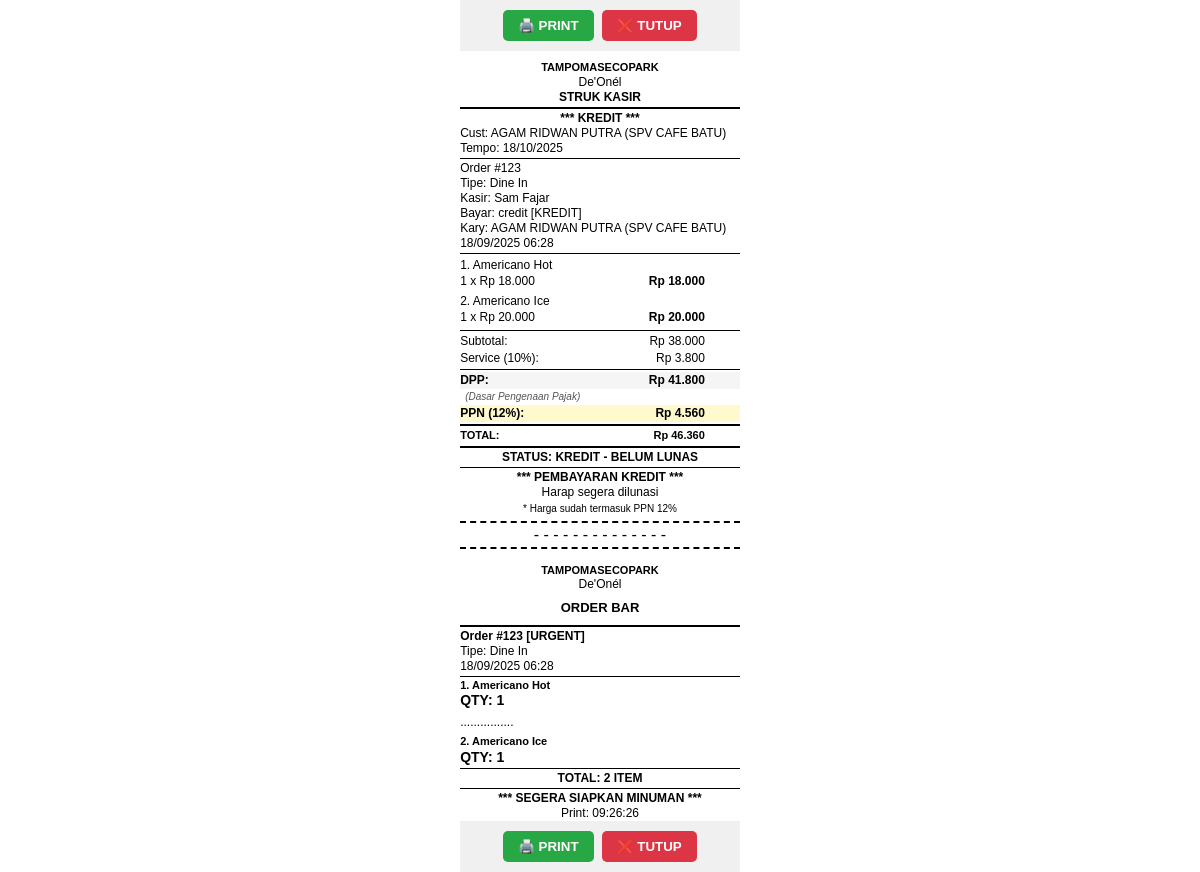
Page /receipt.php?id=123 (signed in) on the committed database.
### tables this page shows
CREATE TABLE `orders` (
  `id` int(11) NOT NULL AUTO_INCREMENT,
  `user_id` int(11) NOT NULL,
  `branch_id` int(11) NOT NULL,
  `total` int(11) NOT NULL,
  `payment_method` varchar(40) NOT NULL,
  `status` enum('pending','paid','cancelled','refunded','credit') DEFAULT 'pending',
  `created_at` timestamp NOT NULL DEFAULT current_timestamp(),
  `customer_name` varchar(120) DEFAULT NULL,
  `employee_id` int(11) DEFAULT NULL,
  `employee_name` varchar(120) DEFAULT NULL,
  `order_type` varchar(16) DEFAULT NULL,
  `table_no` varchar(32) DEFAULT NULL,
  `tax_percent` float DEFAULT NULL,
  `tax_value` int(11) DEFAULT 0,
  `service_percent` float DEFAULT NULL,
  `service_value` int(11) DEFAULT 0,
  `cash_given` int(11) DEFAULT NULL,
  `change_returned` decimal(15,2) DEFAULT NULL,
  `change_amount` int(11) DEFAULT NULL,
  PRIMARY KEY (`id`),
  KEY `idx_status` (`status`),
  KEY `idx_payment_method` (`payment_method`)
);

CREATE TABLE `branches` (
  `id` int(11) NOT NULL AUTO_INCREMENT,
  `name` varchar(120) NOT NULL,
  PRIMARY KEY (`id`)
);

CREATE TABLE `credits` (
  `id` int(11) NOT NULL AUTO_INCREMENT,
  `order_id` int(11) DEFAULT NULL,
  `employee_id` int(11) DEFAULT NULL,
  `employee_name` varchar(120) DEFAULT NULL,
  `customer_name` varchar(255) NOT NULL,
  `customer_phone` varchar(50) DEFAULT NULL,
  `total_amount` decimal(15,2) NOT NULL,
  `paid_amount` decimal(15,2) DEFAULT 0.00,
  `status` enum('unpaid','partial','paid','cancelled') DEFAULT 'unpaid',
  `branch_id` int(11) NOT NULL,
  `user_id` int(11) NOT NULL,
  `due_date` date DEFAULT NULL,
  `notes` text DEFAULT NULL,
  `created_at` timestamp NOT NULL DEFAULT current_timestamp(),
  `updated_at` timestamp NOT NULL DEFAULT current_timestamp() ON UPDATE current_timestamp(),
  PRIMARY KEY (`id`),
  KEY `idx_customer` (`customer_name`),
  KEY `idx_status` (`status`),
  KEY `idx_branch` (`branch_id`),
  KEY `idx_due_date` (`due_date`),
  KEY `idx_created` (`created_at`),
  KEY `order_id` (`order_id`),
  KEY `user_id` (`user_id`),
  CONSTRAINT `credits_ibfk_1` FOREIGN KEY (`order_id`) REFERENCES `orders` (`id`) ON DELETE SET NULL,
  CONSTRAINT `credits_ibfk_2` FOREIGN KEY (`branch_id`) REFERENCES `branches` (`id`),
  CONSTRAINT `credits_ibfk_3` FOREIGN KEY (`user_id`) REFERENCES `users` (`id`)
);

CREATE TABLE `users` (
  `id` int(11) NOT NULL AUTO_INCREMENT,
  `name` varchar(120) NOT NULL,
  `email` varchar(160) NOT NULL,
  `password_hash` varchar(255) NOT NULL,
  `role` enum('kasir','spv','admin','superadmin','spv_warehouse') NOT NULL DEFAULT 'kasir',
  `branch_id` int(11) DEFAULT 1,
  `totp_secret` varchar(64) DEFAULT NULL,
  `created_at` timestamp NOT NULL DEFAULT current_timestamp(),
  PRIMARY KEY (`id`),
  UNIQUE KEY `email` (`email`),
  KEY `branch_id` (`branch_id`),
  CONSTRAINT `users_ibfk_1` FOREIGN KEY (`branch_id`) REFERENCES `branches` (`id`)
);

CREATE TABLE `order_items` (
  `id` int(11) NOT NULL AUTO_INCREMENT,
  `order_id` int(11) NOT NULL,
  `product_id` int(11) NOT NULL,
  `qty` int(11) NOT NULL,
  `price` int(11) NOT NULL,
  `discount` int(11) NOT NULL DEFAULT 0,
  `category` varchar(100) DEFAULT NULL,
  PRIMARY KEY (`id`),
  KEY `order_id` (`order_id`),
  KEY `product_id` (`product_id`),
  CONSTRAINT `order_items_ibfk_1` FOREIGN KEY (`order_id`) REFERENCES `orders` (`id`),
  CONSTRAINT `order_items_ibfk_2` FOREIGN KEY (`product_id`) REFERENCES `products` (`id`)
);

CREATE TABLE `products` (
  `id` int(11) NOT NULL AUTO_INCREMENT,
  `branch_id` int(11) DEFAULT NULL,
  `sku` varchar(60) DEFAULT NULL,
  `name` varchar(160) NOT NULL,
  `price` int(11) NOT NULL,
  `hpp` int(11) NOT NULL DEFAULT 0,
  `image` varchar(200) DEFAULT NULL,
  `active` tinyint(1) DEFAULT 1,
  `category` varchar(50) NOT NULL DEFAULT 'other',
  PRIMARY KEY (`id`),
  UNIQUE KEY `sku` (`sku`),
  KEY `fk_products_branch` (`branch_id`),
  CONSTRAINT `fk_products_branch` FOREIGN KEY (`branch_id`) REFERENCES `branches` (`id`) ON DELETE SET NULL ON UPDATE CASCADE
);

### db.php (called while the page is built, shortened)
<?php
function db() {
    static $pdo;
    if ($pdo) return $pdo;
    try {
        $pdo = new PDO(
            "mysql:host=" . DB_HOST . ";dbname=" . DB_NAME . ";charset=utf8mb4",
            DB_USER,
            DB_PASS,
            [
                PDO::ATTR_ERRMODE => PDO::ERRMODE_EXCEPTION,
                PDO::ATTR_DEFAULT_FETCH_MODE => PDO::FETCH_ASSOC,
            ]
        );
    } catch (PDOException $e) {
        die("Database connection failed: " . $e->getMessage());
    }
    return $pdo;
}

### utils.php (called while the page is built, shortened)
<?php
if (!function_exists('e')) {
    function e($string) {
        return htmlspecialchars($string ?? '', ENT_QUOTES, 'UTF-8');
    }
}

### receipt.php (the view, shortened to what this page needs)
<?php
require_once __DIR__.'/../src/lib/db.php';
require_once __DIR__.'/../src/lib/utils.php';
$id = (int)($_GET['id'] ?? 0);
$st = db()->prepare('SELECT o.*, u.name cashier, b.name branch
                     FROM orders o
                     JOIN users u ON u.id=o.user_id
                     JOIN branches b ON b.id=o.branch_id
                     WHERE o.id=?');
$st->execute([$id]);
$o = $st->fetch();
$is_credit = ($o['status'] === 'credit');
$credit_info = null;
if ($is_credit) {
    $credit_st = db()->prepare('SELECT * FROM credits WHERE order_id = ?');
    $credit_st->execute([$id]);
    $credit_info = $credit_st->fetch();
}
$is_cash = ($o['payment_method'] === 'cash');
$cash_given = 0;
$change = 0;
$it = db()->prepare('SELECT oi.*, p.name, p.category
                     FROM order_items oi
                     JOIN products p ON p.id=oi.product_id
                     WHERE order_id=?
                     ORDER BY oi.id');
$it->execute([$id]);
$all_items = $it->fetchAll();
$drink_items = [];
$food_items = [];
foreach($all_items as $item) {
    if ($item['category'] === 'drink') {
        $drink_items[] = $item;
    } elseif ($item['category'] === 'food') {
        $food_items[] = $item;
    }
}
?>
<!DOCTYPE html>
<html>
<head>
</head>
<body>
<div class="no-print" style="text-align:center; padding:10px; background:#f0f0f0; margin-bottom:10px;">
    <button onclick="window.print()" style="padding:8px 15px; background:#28a745; color:white; border:none; border-radius:5px; cursor:pointer; font-weight:bold;">🖨️ PRINT</button>
    <button onclick="window.close()" style="padding:8px 15px; background:#dc3545; color:white; border:none; border-radius:5px; cursor:pointer; margin-left:5px; font-weight:bold;">❌ TUTUP</button>
</div>
<div class="center bold big"><?= strtoupper(APP_NAME) ?></div>
<div class="center"><?= e($o['branch']) ?></div>
<div class="center bold">STRUK KASIR</div>
<div class="dline"></div>
<?php if ($is_credit): ?>
<div class="center bold">*** KREDIT ***</div>
<?php if ($credit_info): ?>
<div>Cust: <?= e($credit_info['customer_name']) ?></div>
<?php if ($credit_info['due_date']): ?>
<div>Tempo: <?= date('d/m/Y', strtotime($credit_info['due_date'])) ?></div>
<?php endif; ?>
<?php endif; ?>
<div class="line"></div>
<?php endif; ?>
<div>Order #<?= $o['id'] ?></div>
<?php if (!empty($o['order_type'])): ?>
<div>Tipe: <?= $o['order_type']=='dinein' ? 'Dine In' : 'Take Away' ?></div>
<?php endif; ?>
<div>Kasir: <?= e($o['cashier']) ?></div>
<div>Bayar: <?= e($o['payment_method']) ?><?= $is_credit ? ' [KREDIT]' : '' ?></div>
<?php if (!empty($o['employee_name'])): ?>
<div>Kary: <?= e($o['employee_name']) ?></div>
<?php endif; ?>
<div><?= date('d/m/Y H:i', strtotime($o['created_at'])) ?></div>
<div class="line"></div>
<?php if (empty($all_items)): ?>
<div class="center">Tidak ada item</div>
<?php else: ?>
    <?php $subtotal = 0; $num = 1; ?>
    <?php foreach($all_items as $r): ?>
        <?php
        $qty = (int)$r['qty'];
        $disc = floatval($r['discount']);
        $harga = $r['price'];
        $sub_brg = $harga * $qty;
        $diskon_brg = round($sub_brg * $disc / 100);
        $sub_hasil = $sub_brg - $diskon_brg;
        $subtotal += $sub_hasil;
        ?>
        <div class="item-row">
            <div><?= $num ?>. <?= e($r['name']) ?></div>
            <table>
                <tr>
                    <td class="item-desc"><?= $qty ?> x Rp <?= number_format($harga,0,',','.') ?></td>
                    <td class="item-price bold">Rp <?= number_format($sub_hasil,0,',','.') ?></td>
                </tr>
            </table>
        </div>
        <?php $num++; ?>
    <?php endforeach; ?>
<?php endif; ?>
<div class="line"></div>
<?php if (!empty($all_items)): ?>
    <?php
    $svc_val = isset($o['service_value']) ? (int)$o['service_value'] : 0;
    $svc_pct = isset($o['service_percent']) ? (float)$o['service_percent'] : 0;
    $dpp = $subtotal + $svc_val;
    $ppn_percent = 10;
    $ppn_value = round($dpp * $ppn_percent / 100);
    $tax_val = isset($o['tax_value']) && $o['tax_value'] > 0 ? (int)$o['tax_value'] : $ppn_value;
    $tax_pct = isset($o['tax_percent']) && $o['tax_percent'] > 0 ? (float)$o['tax_percent'] : $ppn_percent;
    $grand_total = $subtotal + $svc_val + $tax_val;
    if (isset($o['total']) && $o['total'] > 0) {
        $grand_total = $o['total'];
    }
    ?>
    <table>
        <tr>
            <td class="item-desc">Subtotal:</td>
            <td class="item-price">Rp <?= number_format($subtotal,0,',','.') ?></td>
        </tr>
        <?php if ($svc_val > 0): ?>
        <tr>
            <td class="item-desc">Service (<?= $svc_pct ?>%):</td>
            <td class="item-price">Rp <?= number_format($svc_val,0,',','.') ?></td>
        </tr>
        <?php endif; ?>
    </table>
    <div class="line"></div>
    <table>
        <tr style="background-color:#f5f5f5;">
            <td class="item-desc bold">DPP:</td>
            <td class="item-price bold">Rp <?= number_format($dpp,0,',','.') ?></td>
        </tr>
    </table>
    <div class="dpp-info" style="margin:2px 0 2px 5px;">
        (Dasar Pengenaan Pajak)
    </div>
    <table>
        <tr class="ppn-row">
            <td class="item-desc bold">PPN (<?= $tax_pct ?>%):</td>
            <td class="item-price bold">Rp <?= number_format($tax_val,0,',','.') ?></td>
        </tr>
    </table>
    <div class="dline"></div>
    <table>
        <tr class="bold big">
            <td class="item-desc">TOTAL:</td>
            <td class="item-price">Rp <?= number_format($grand_total,0,',','.') ?></td>
        </tr>
    </table>
    <?php if ($is_cash && $cash_given > 0): ?>
    <div class="dline"></div>
    <table>
        <tr>
            <td class="item-desc">Uang Diberikan:</td>
            <td class="item-price">Rp <?= number_format($cash_given,0,',','.') ?></td>
        </tr>
        <tr class="bold">
            <td class="item-desc">KEMBALIAN:</td>
            <td class="item-price">Rp <?= number_format($change,0,',','.') ?></td>
        </tr>
    </table>
    <?php elseif ($is_credit): ?>
    <div class="dline"></div>
    <div class="center bold">STATUS: KREDIT - BELUM LUNAS</div>
    <?php endif; ?>
<?php endif; ?>
<div class="line"></div>
<div class="center">
    <?php if ($is_credit): ?>
    <div class="bold">*** PEMBAYARAN KREDIT ***</div>
    <div>Harap segera dilunasi</div>
    <?php else: ?>
    <div class="bold">*** TERIMA KASIH ***</div>
    <div>Atas kunjungan Anda</div>
    <?php endif; ?>
</div>
<?php if (!empty($all_items) && $tax_val > 0): ?>
<div class="center" style="font-size:10px; margin-top:3px;">
    * Harga sudah termasuk PPN <?= $tax_pct ?>%
</div>
<?php endif; ?>
<?php if (!empty($drink_items)): ?>
<div class="section-separator">
    <div class="scissors">- - - - - - - - - - - - - -</div>
</div>
<div class="co-section">
    <div class="center bold big"><?= strtoupper(APP_NAME) ?></div>
    <div class="center"><?= e($o['branch']) ?></div>
    <div class="co-header">ORDER BAR</div>
    <div class="dline"></div>
    <div class="bold">Order #<?= $o['id'] ?> [URGENT]</div>
    <?php if (!empty($o['order_type'])): ?>
    <div>Tipe: <?= $o['order_type']=='dinein' ? 'Dine In' : 'Take Away' ?></div>
    <?php endif; ?>
    <div><?= date('d/m/Y H:i', strtotime($o['created_at'])) ?></div>
    <div class="line"></div>
    <?php $num = 1; ?>
    <?php foreach($drink_items as $r): ?>
        <div class="bold big"><?= $num ?>. <?= e($r['name']) ?></div>
        <div class="bold" style="font-size:14px;">QTY: <?= (int)$r['qty'] ?></div>
        <?php if ($num < count($drink_items)): ?>
        <div style="margin:5px 0;">................</div>
        <?php endif; ?>
        <?php $num++; ?>
    <?php endforeach; ?>
    <div class="line"></div>
    <div class="center bold">TOTAL: <?= count($drink_items) ?> ITEM</div>
    <div class="line"></div>
    <div class="center">
        <div class="bold">*** SEGERA SIAPKAN MINUMAN ***</div>
        <div>Print: <?= date('H:i:s') ?></div>
    </div>
</div>
<?php endif; ?>
</body>
</html>
</head>
<body>
<div class="no-print" style="text-align:center; padding:10px; background:#f0f0f0; margin-bottom:10px;">
    <button onclick="window.print()" style="padding:8px 15px; background:#28a745; color:white; border:none; border-radius:5px; cursor:pointer; font-weight:bold;">🖨️ PRINT</button>
    <button onclick="window.close()" style="padding:8px 15px; background:#dc3545; color:white; border:none; border-radius:5px; cursor:pointer; margin-left:5px; font-weight:bold;">❌ TUTUP</button>
</div>

### receipt.php (style rules this page uses)
* { margin: 0; padding: 0; box-sizing: border-box; }
html, body { width: 100%; height: 100%; margin: 0; padding: 0; background: white; }
body { font-family: Arial, sans-serif; font-size: 12px; line-height: 1.25; color: black; width: 74mm; max-width: 74mm; margin: 0 auto; padding: 0; }
.center { text-align: center; }
.bold { font-weight: bold; }
.line { border-bottom: 1px solid black; margin: 2px 0; }
.dline { border-bottom: 2px solid black; margin: 2px 0; }
table { width: 100%; border-collapse: collapse; font-size: 12px; }
td.item-desc { width: 50%; padding: 1px 0; text-align: left; }
td.item-price { width: 50%; padding: 1px 0; text-align: right; padding-right: 35px; }
.item-row { padding: 2px 0; }
.big { font-size: 11px; }
.ppn-row { background-color: #fffacd; font-weight: bold; }
.dpp-info { font-size: 10px; font-style: italic; color: #555; }
.section-separator { margin: 5px 0; padding: 2px 0; text-align: center; border-top: 2px dashed #000; border-bottom: 2px dashed #000; }
.scissors { font-size: 16px; }
.co-section { margin-top: 15px; page-break-before: auto; }
.co-header { padding: 3px; margin: 5px 0; text-align: center; font-weight: bold; font-size: 13px; }

### rows in the picture
orders: branch.name "De'Onél", id "123", user.name "Sam Fajar", payment_method "credit", employee_name "AGAM RIDWAN PUTRA (SPV CAFE BATU)", created_at "18/09/2025 06:28", service_percent "10", service_value "3.800", service_value "41.800", tax_percent "12", tax_value "4.560", total "46.360"
credits: customer_name "AGAM RIDWAN PUTRA (SPV CAFE BATU)", due_date "18/10/2025"
order_items: product.name "Americano Hot", qty "1", price "18.000", sub_hasil "18.000"
order_items: product.name "Americano Ice", qty "1", price "20.000", sub_hasil "20.000"

### other values in the picture
APP_NAME "TAMPOMASECOPARK"
$subtotal "38.000"
count($drink_items) "2"
